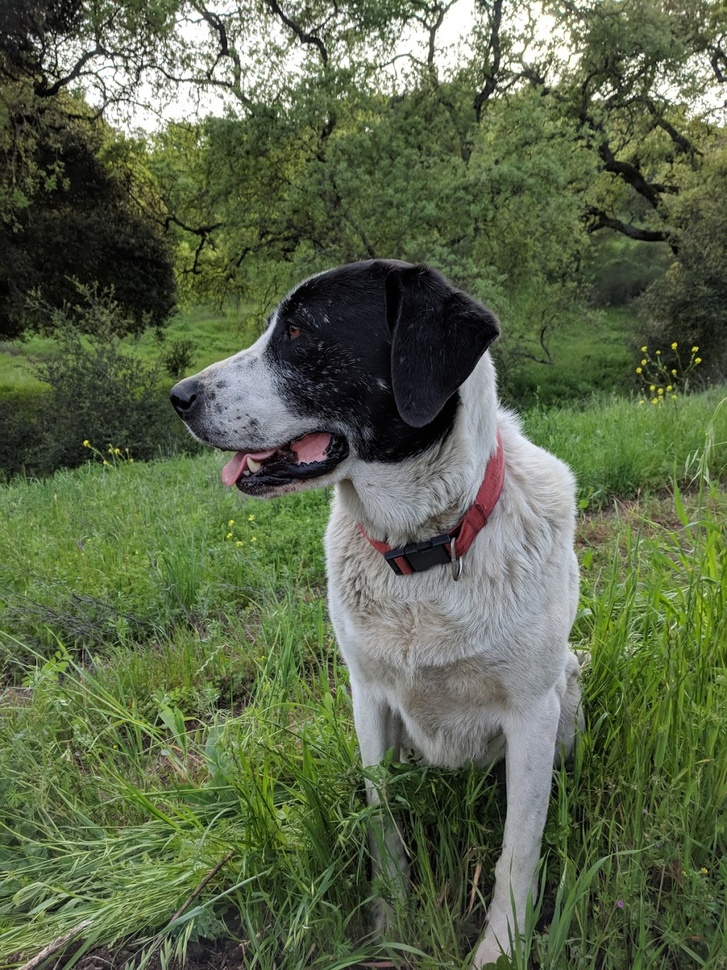
#> input picture ML_Demo/DATA/sammy.jpg, 727 x 970 px, shrunk from 1025 x 1367 before the run
$ jupyter execute OpenCV_ObjectDetection.ipynb
#> lines starting #> are read from the running program, lines starting #| are printed output that depends on the picture
[cell 1]
import cv2
import numpy as np
import matplotlib.pyplot as plt

[cell 2]
full_img=cv2.imread('DATA/sammy.jpg')
#> full_img is the input picture: shape (970, 727, 3); mean B, G, R 74.2, 102.6, 91.2
full_img=cv2.cvtColor(full_img, cv2.COLOR_BGR2RGB)

[cell 3]
plt.imshow(full_img)

[cell 4]
face_img=cv2.imread('DATA/sammy_face.jpg')
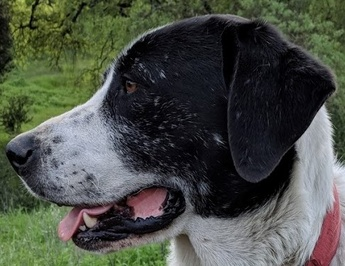
#> input picture ML_Demo/DATA/sammy_face.jpg, 345 x 266 px, shrunk from 486 x 375 before the run
#> face_img is the input picture: shape (266, 345, 3); mean B, G, R 70, 78.7, 74.3
face_img=cv2.cvtColor(face_img, cv2.COLOR_BGR2RGB)

[cell 5]
plt.imshow(face_img)

[cell 6]
str = 'sum'

eval(str)

[cell 7]
eval('10*10')

[cell 8]
full_copy = full_img.copy()

res = cv2.matchTemplate(full_copy, face_img, cv2.TM_CCOEFF)
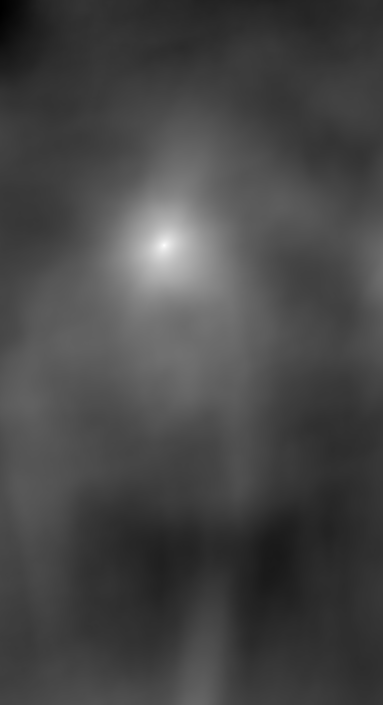
#> res: shape (705, 383) float32; min -369489728, max 868100096, mean -27078664; drawn with min black and max white

plt.imshow(res)

[cell 9]
cv2.minMaxLoc(res)
#> Out = (-369489728, 868100096, (0, 7), (164, 245))

[cell 10]
methods=['cv2.TM_CCOEFF', 'cv2.TM_CCOEFF_NORMED', 'cv2.TM_CCORR', 'cv2.TM_CCORR_NORMED', 'cv2.TM_SQDIFF', 'cv2.TM_SQDIFF_NORMED']

# Template Matching

[cell 11]
for m in methods:

    #Create a copy of image
    full_copy = full_img.copy()

    method = eval(m)

    #Template matching
    res = cv2.matchTemplate(full_copy, face_img, method)

    min_val, max_val, min_loc, max_loc = cv2.minMaxLoc(res)

    if method in [cv2.TM_SQDIFF, cv2.TM_SQDIFF_NORMED]:
        top_left = min_loc
    else:
        top_left = max_loc


    height, width, channel = face_img.shape

    bottom_right = (top_left[0] + width, top_left[1] + height)

    cv2.rectangle(full_copy, top_left, bottom_right, (255, 0, 0), 10)

    #Plot the images
    plt.subplot(121)
    plt.imshow(res)
    plt.title('Heatmap of template matching')

    plt.subplot(122)
    plt.imshow(full_copy)
    plt.title('Detection of template')

    plt.suptitle(m)

    plt.show()

    print('\n')
#> this loop made 6 passes
#> (min_val, max_val, min_loc, top_left, bottom_right) on passes 1 to 4: (-369489728, 868100096, (0, 7), (164, 245), (509, 511)), (-0.333, 0.994, (0, 10), (164, 245), (509, 511)), (1.13e+09, 2.63e+09, (47, 150), (237, 465), (582, 731)), (0.5, 0.998, (0, 38), (164, 245), (509, 511))
#> (min_val, max_val, max_loc, top_left, bottom_right) on passes 5 to 6: (11168485, 3.14e+09, (0, 0), (164, 245), (509, 511)), (0.00463, 1, (0, 0), (164, 245), (509, 511))
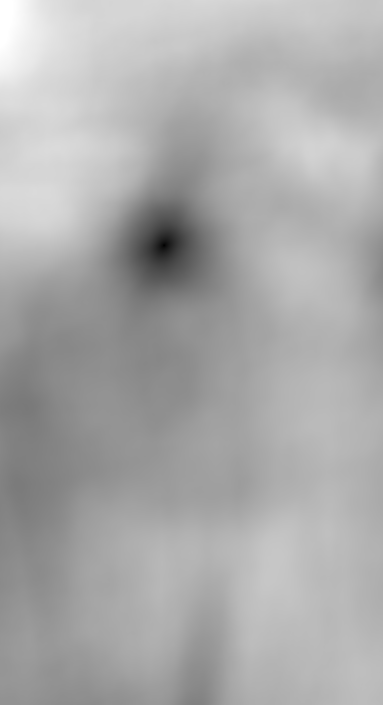
#> res: shape (705, 383) float32; min 0.00463, max 1, mean 0.669

# Corner Detection

## 1. Harris Corner Detection

[cell 12]
flat_chess=cv2.imread('DATA/flat_chessboard.png')
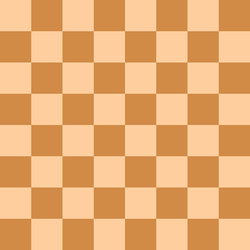
#> input picture ML_Demo/DATA/flat_chessboard.png, 250 x 250 px, shrunk from 352 x 352 before the run
#> flat_chess is the input picture: shape (250, 250, 3); mean B, G, R 114.5, 172.5, 231.8
flat_chess=cv2.cvtColor(flat_chess, cv2.COLOR_BGR2RGB)

plt.imshow(flat_chess)

[cell 13]
real_chess=cv2.imread('DATA/real_chessboard.jpg')
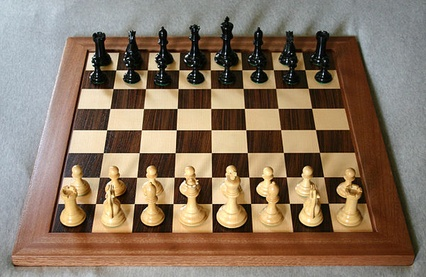
#> input picture ML_Demo/DATA/real_chessboard.jpg, 426 x 277 px, shrunk from 600 x 390 before the run
#> real_chess is the input picture: shape (277, 426, 3); mean B, G, R 98.3, 117.7, 137.5
real_chess=cv2.cvtColor(real_chess, cv2.COLOR_BGR2RGB)

plt.imshow(real_chess)

[cell 14]
gray_flat_chess = cv2.cvtColor(flat_chess, cv2.COLOR_RGB2GRAY)
gray_real_chess = cv2.cvtColor(real_chess, cv2.COLOR_RGB2GRAY)
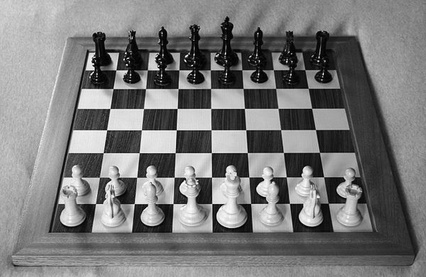
#> gray_real_chess: shape (277, 426); min 0, max 254, mean 121.4

plt.imshow(gray_flat_chess, cmap='gray')

[cell 15]
gray = np.float32(gray_flat_chess)
dst = cv2.cornerHarris(src=gray,blockSize=2,ksize=3,k=0.04)
dst = cv2.dilate(dst, None)
flat_chess[dst>0.01*dst.max()] = [255, 0, 0]
#> flat_chess: shape (250, 250, 3); mean R, G, B 232.4, 168.2, 111.6

[cell 16]
plt.imshow(flat_chess)

[cell 17]
gray = np.float32(gray_real_chess)
#> gray: shape (277, 426) float32
dst = cv2.cornerHarris(src=gray,blockSize=2,ksize=3,k=0.04)
#> dst: shape (277, 426) float32
dst = cv2.dilate(dst, None)
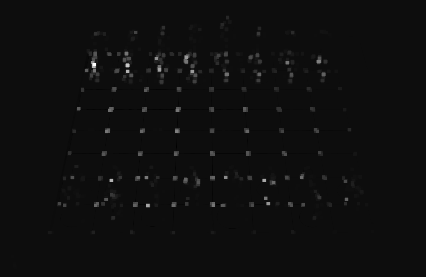
#> dst: shape (277, 426) float32; min -10484870, max 192144656, mean 1231348.2; drawn with min black and max white
real_chess[dst>0.01*dst.max()] = [255, 0, 0]
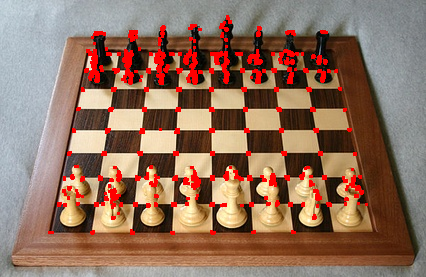
#> real_chess: shape (277, 426, 3); mean R, G, B 145.5, 112.6, 94.4
plt.imshow(real_chess)

## 2. Shi-Tomasi Corner Detection

[cell 18]
flat_chess=cv2.imread('DATA/flat_chessboard.png')
flat_chess=cv2.cvtColor(flat_chess, cv2.COLOR_BGR2RGB)

real_chess=cv2.imread('DATA/real_chessboard.jpg')
real_chess=cv2.cvtColor(real_chess, cv2.COLOR_BGR2RGB)

gray_flat_chess = cv2.cvtColor(flat_chess, cv2.COLOR_RGB2GRAY)
gray_real_chess = cv2.cvtColor(real_chess, cv2.COLOR_RGB2GRAY)

[cell 19]
corners = cv2.goodFeaturesToTrack(gray_flat_chess, 64, 0.01, 10)
#> corners = 49 rows, first 8: [124, 125], [219, 219], [94, 219], [155, 155], [30, 155], [219, 94], [94, 94], [155, 30]
corners = np.int0(corners)

[cell 20]
for i in corners:
    x,y = i.ravel()
    cv2.circle(flat_chess, (x,y), 3, (255, 0, 0), -1)
#> this loop made 49 passes
#> (x, y) on passes 1 to 12: (124, 125), (219, 219), (94, 219), (155, 155), (30, 155), (219, 94), (94, 94), (155, 30), (30, 30), (155, 219), (30, 219), (219, 155)
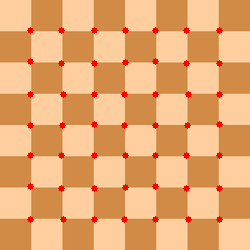
#> flat_chess: shape (250, 250, 3); mean R, G, B 232.4, 168.6, 111.9

[cell 21]
plt.imshow(flat_chess)

[cell 22]
corners = cv2.goodFeaturesToTrack(gray_real_chess, 100, 0.01, 10)
#> corners = 100 rows, first 8: [175, 131], [158, 69], [147, 205], [300, 176], [135, 203], [93, 64], [224, 176], [109, 109]
corners = np.int0(corners)

for i in corners:
    x,y = i.ravel()
    cv2.circle(real_chess, (x,y), 3, (255, 0, 0), -1)
#> this loop made 100 passes
#> (x, y) on passes 1 to 12: (175, 131), (158, 69), (147, 205), (300, 176), (135, 203), (93, 64), (224, 176), (109, 109), (176, 152), (212, 152), (126, 71), (106, 130)
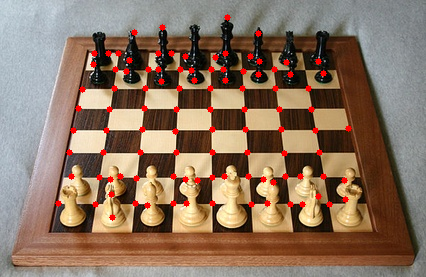
#> real_chess: shape (277, 426, 3); mean R, G, B 140.7, 115.2, 96.3


plt.imshow(real_chess)
